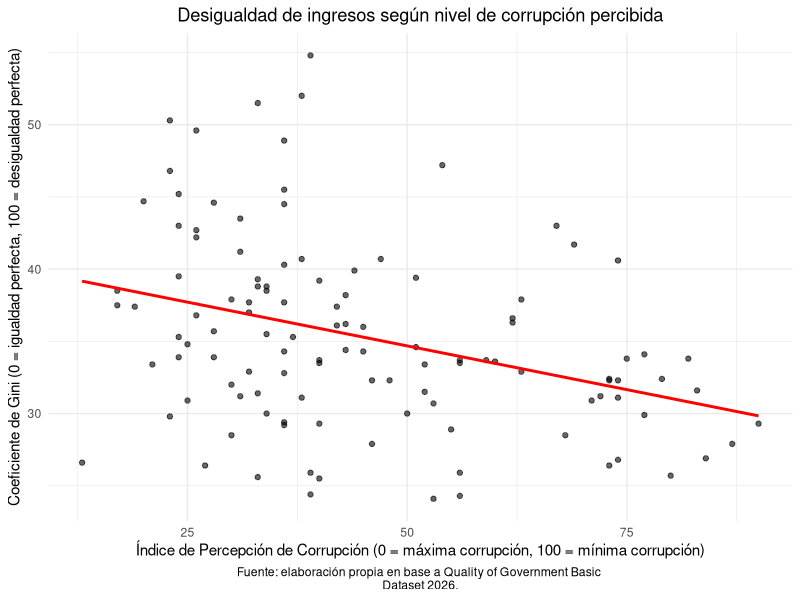

The R source for this figure:
# ----------------------------------------------------------
# 0. CARGA DE PAQUETES Y BASE DE DATOS
# ----------------------------------------------------------
library(readxl)
library(dplyr)
library(ggplot2)
library(tidyr)

# Importamos la base de datos (ajustá el path/nombre del archivo si hace falta)
datos <- read_excel("datos.xlsx")

# Nos quedamos solo con las variables que nos interesan y sacamos los NA
base <- datos %>%
  select(cname_qog, ti_cpi, wdi_gini) %>%
  drop_na(ti_cpi, wdi_gini)

# -----------------
# Armamos el grupo (categórica) a partir de ti_cpi
# -----------------
# ti_cpi: 0 = máxima corrupción percibida, 100 = mínima corrupción percibida
# Por lo tanto, por DEBAJO de la media = alta corrupción
media_cpi <- mean(base$ti_cpi)
media_cpi

base <- base %>%
  mutate(grupo_corrupcion = ifelse(ti_cpi < media_cpi,
                                    "alta_corrupcion",
                                    "baja_corrupcion"))

# Fijamos el orden de los grupos para que la comparación sea "alta - baja"
base$grupo_corrupcion <- factor(base$grupo_corrupcion,
                                 levels = c("alta_corrupcion", "baja_corrupcion"))
 
# Control de la nueva variable
table(base$grupo_corrupcion)

# -----------------
# Test de hipótesis
# -----------------
# Pregunta: ¿Los países con alta corrupción presentan, en promedio,
# una desigualdad de ingresos (Gini) mayor que los países con baja corrupción?
#
# H0: mu_alta_corrupcion <= mu_baja_corrupcion
# H1: mu_alta_corrupcion >  mu_baja_corrupcion
# Test unilateral (a la derecha / "greater")
 
t.test(wdi_gini ~ grupo_corrupcion,
       data = base,
       alternative = "greater",
       var.equal = FALSE)

# [1] 44.88793
# alta_corrupcion baja_corrupcion 
#              69              47 
# 	Welch Two Sample t-test
# data:  wdi_gini by grupo_corrupcion
# t = 4.064, df = 113.74, p-value = 4.454e-05
# alternative hypothesis: true difference in means between group alta_corrupcion and group baja_corrupcion is greater than 0
# 95 percent confidence interval:
#  2.646733      Inf
# sample estimates:
# mean in group alta_corrupcion mean in group baja_corrupcion 
#                      37.11594                      32.64468

# ----------------------------------------------------------
# PARTE 2: REGRESIÓN SIMPLE
# wdi_gini_i = alpha + beta * ti_cpi_i + u_i
# ----------------------------------------------------------
modelo <- lm(wdi_gini ~ ti_cpi, data = base)
summary(modelo)

# Call:
# lm(formula = wdi_gini ~ ti_cpi, data = base)

# Residuals:
#      Min       1Q   Median       3Q      Max 
# -12.5673  -3.9424  -0.3582   3.1274  18.7824 

# Coefficients:
#             Estimate Std. Error t value Pr(>|t|)    
# (Intercept) 40.74211    1.48919  27.359  < 2e-16 ***
# ti_cpi      -0.12114    0.03063  -3.956 0.000133 ***
# ---
# Signif. codes:  0 ‘***’ 0.001 ‘**’ 0.01 ‘*’ 0.05 ‘.’ 0.1 ‘ ’ 1

# Residual standard error: 6.167 on 114 degrees of freedom
# Multiple R-squared:  0.1207,	Adjusted R-squared:  0.113 
# F-statistic: 15.65 on 1 and 114 DF,  p-value: 0.000133

ggplot(base, aes(x = ti_cpi, y = wdi_gini)) +
  geom_point(na.rm = TRUE, alpha = 0.6) +
  geom_smooth(
    method = "lm",
    formula = y ~ x,
    se = FALSE,
    color = "red",
    na.rm = TRUE
  ) +
  labs(
    title = "Desigualdad de ingresos según nivel de corrupción percibida",
    x = "Índice de Percepción de Corrupción (0 = máxima corrupción, 100 = mínima corrupción)",
    y = "Coeficiente de Gini (0 = igualdad perfecta, 100 = desigualdad perfecta)",
    caption = "Fuente: elaboración propia en base a Quality of Government Basic 
Dataset 2026."
  ) +
  theme_minimal() +
  theme(
    plot.title = element_text(hjust = 0.5),
    plot.caption = element_text(hjust = 0.5)
  )
